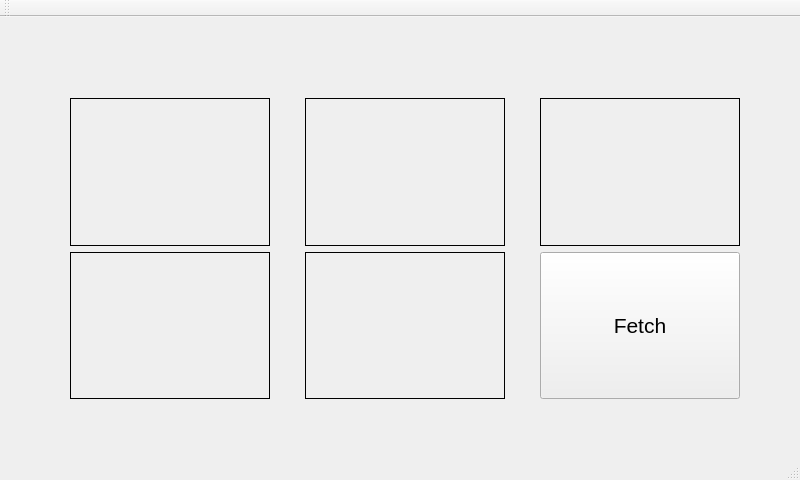
<?xml version="1.0" encoding="UTF-8"?>
<ui version="4.0">
 <class>itemSuggestion</class>
 <widget class="QMainWindow" name="itemSuggestion">
  <property name="enabled">
   <bool>true</bool>
  </property>
  <property name="geometry">
   <rect>
    <x>0</x>
    <y>0</y>
    <width>800</width>
    <height>480</height>
   </rect>
  </property>
  <property name="minimumSize">
   <size>
    <width>100</width>
    <height>0</height>
   </size>
  </property>
  <property name="windowTitle">
   <string>smartScaleGUI</string>
  </property>
  <widget class="QWidget" name="centralWidget">
   <widget class="QLabel" name="lblStatus">
    <property name="geometry">
     <rect>
      <x>30</x>
      <y>20</y>
      <width>700</width>
      <height>31</height>
     </rect>
    </property>
    <property name="font">
     <font>
      <family>Arial</family>
      <pointsize>14</pointsize>
      <weight>75</weight>
      <bold>true</bold>
     </font>
    </property>
    <property name="text">
     <string/>
    </property>
   </widget>
   <widget class="QWidget" name="gridLayoutWidget">
    <property name="geometry">
     <rect>
      <x>30</x>
      <y>70</y>
      <width>751</width>
      <height>323</height>
     </rect>
    </property>
    <property name="font">
     <font>
      <family>Arial</family>
     </font>
    </property>
    <layout class="QGridLayout" name="gridLayout">
     <item row="0" column="2">
      <widget class="QLabel" name="lblItem3">
       <property name="enabled">
        <bool>true</bool>
       </property>
       <property name="minimumSize">
        <size>
         <width>0</width>
         <height>0</height>
        </size>
       </property>
       <property name="maximumSize">
        <size>
         <width>200</width>
         <height>200</height>
        </size>
       </property>
       <property name="font">
        <font>
         <family>Arial</family>
        </font>
       </property>
       <property name="frameShape">
        <enum>QFrame::Box</enum>
       </property>
       <property name="text">
        <string/>
       </property>
      </widget>
     </item>
     <item row="1" column="1">
      <widget class="QLabel" name="lblItem5">
       <property name="enabled">
        <bool>true</bool>
       </property>
       <property name="minimumSize">
        <size>
         <width>0</width>
         <height>0</height>
        </size>
       </property>
       <property name="maximumSize">
        <size>
         <width>200</width>
         <height>200</height>
        </size>
       </property>
       <property name="font">
        <font>
         <family>Arial</family>
        </font>
       </property>
       <property name="frameShape">
        <enum>QFrame::Box</enum>
       </property>
       <property name="text">
        <string/>
       </property>
      </widget>
     </item>
     <item row="1" column="0">
      <widget class="QLabel" name="lblItem4">
       <property name="enabled">
        <bool>true</bool>
       </property>
       <property name="minimumSize">
        <size>
         <width>0</width>
         <height>0</height>
        </size>
       </property>
       <property name="maximumSize">
        <size>
         <width>200</width>
         <height>200</height>
        </size>
       </property>
       <property name="font">
        <font>
         <family>Arial</family>
        </font>
       </property>
       <property name="frameShape">
        <enum>QFrame::Box</enum>
       </property>
       <property name="text">
        <string/>
       </property>
      </widget>
     </item>
     <item row="0" column="1">
      <widget class="QLabel" name="lblItem2">
       <property name="enabled">
        <bool>true</bool>
       </property>
       <property name="minimumSize">
        <size>
         <width>0</width>
         <height>0</height>
        </size>
       </property>
       <property name="maximumSize">
        <size>
         <width>200</width>
         <height>200</height>
        </size>
       </property>
       <property name="font">
        <font>
         <family>Arial</family>
        </font>
       </property>
       <property name="frameShape">
        <enum>QFrame::Box</enum>
       </property>
       <property name="text">
        <string/>
       </property>
      </widget>
     </item>
     <item row="1" column="2">
      <widget class="QPushButton" name="btnLogout">
       <property name="enabled">
        <bool>true</bool>
       </property>
       <property name="minimumSize">
        <size>
         <width>0</width>
         <height>0</height>
        </size>
       </property>
       <property name="maximumSize">
        <size>
         <width>200</width>
         <height>200</height>
        </size>
       </property>
       <property name="font">
        <font>
         <family>Arial</family>
         <pointsize>16</pointsize>
        </font>
       </property>
       <property name="text">
        <string>Fetch</string>
       </property>
      </widget>
     </item>
     <item row="0" column="0">
      <widget class="QLabel" name="lblItem1">
       <property name="enabled">
        <bool>true</bool>
       </property>
       <property name="minimumSize">
        <size>
         <width>0</width>
         <height>0</height>
        </size>
       </property>
       <property name="maximumSize">
        <size>
         <width>200</width>
         <height>200</height>
        </size>
       </property>
       <property name="font">
        <font>
         <family>Arial</family>
        </font>
       </property>
       <property name="frameShape">
        <enum>QFrame::Box</enum>
       </property>
       <property name="text">
        <string/>
       </property>
      </widget>
     </item>
    </layout>
   </widget>
  </widget>
  <widget class="QMenuBar" name="menuBar">
   <property name="geometry">
    <rect>
     <x>0</x>
     <y>0</y>
     <width>800</width>
     <height>22</height>
    </rect>
   </property>
  </widget>
  <widget class="QToolBar" name="mainToolBar">
   <attribute name="toolBarArea">
    <enum>TopToolBarArea</enum>
   </attribute>
   <attribute name="toolBarBreak">
    <bool>false</bool>
   </attribute>
  </widget>
  <widget class="QStatusBar" name="statusBar"/>
 </widget>
 <layoutdefault spacing="6" margin="11"/>
 <resources/>
 <connections/>
</ui>
